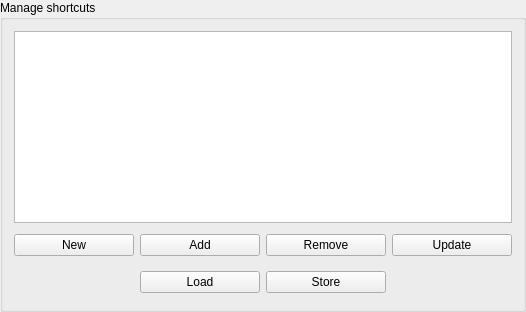
        <widget class="QGroupBox" name="groupBox_3">
         <property name="title">
          <string>Manage shortcuts</string>
         </property>
         <layout class="QVBoxLayout" name="verticalLayout">
          <item>
           <widget class="QTableView" name="list">
            <property name="minimumSize">
             <size>
              <width>0</width>
              <height>150</height>
             </size>
            </property>
            <property name="maximumSize">
             <size>
              <width>16777215</width>
              <height>200</height>
             </size>
            </property>
           </widget>
          </item>
          <item>
           <layout class="QGridLayout" name="gridLayout_3">
            <property name="topMargin">
             <number>5</number>
            </property>
            <property name="bottomMargin">
             <number>5</number>
            </property>
            <property name="verticalSpacing">
             <number>15</number>
            </property>
            <item row="0" column="0">
             <widget class="QPushButton" name="buttonNew">
              <property name="minimumSize">
               <size>
                <width>120</width>
                <height>0</height>
               </size>
              </property>
              <property name="maximumSize">
               <size>
                <width>16777215</width>
                <height>16777215</height>
               </size>
              </property>
              <property name="text">
               <string>New</string>
              </property>
             </widget>
            </item>
            <item row="0" column="1">
             <widget class="QPushButton" name="buttonAdd">
              <property name="minimumSize">
               <size>
                <width>120</width>
                <height>0</height>
               </size>
              </property>
              <property name="maximumSize">
               <size>
                <width>16777215</width>
                <height>16777215</height>
               </size>
              </property>
              <property name="text">
               <string>Add</string>
              </property>
             </widget>
            </item>
            <item row="0" column="3">
             <widget class="QPushButton" name="buttonUpdate">
              <property name="minimumSize">
               <size>
                <width>120</width>
                <height>0</height>
               </size>
              </property>
              <property name="maximumSize">
               <size>
                <width>16777215</width>
                <height>16777215</height>
               </size>
              </property>
              <property name="text">
               <string>Update</string>
              </property>
             </widget>
            </item>
            <item row="0" column="2">
             <widget class="QPushButton" name="buttonRemove">
              <property name="minimumSize">
               <size>
                <width>120</width>
                <height>0</height>
               </size>
              </property>
              <property name="maximumSize">
               <size>
                <width>16777215</width>
                <height>16777215</height>
               </size>
              </property>
              <property name="text">
               <string>Remove</string>
              </property>
             </widget>
            </item>
            <item row="1" column="2">
             <widget class="QPushButton" name="buttonStore">
              <property name="minimumSize">
               <size>
                <width>120</width>
                <height>0</height>
               </size>
              </property>
              <property name="maximumSize">
               <size>
                <width>16777215</width>
                <height>16777215</height>
               </size>
              </property>
              <property name="text">
               <string>Store</string>
              </property>
             </widget>
            </item>
            <item row="1" column="1">
             <widget class="QPushButton" name="buttonLoad">
              <property name="minimumSize">
               <size>
                <width>120</width>
                <height>0</height>
               </size>
              </property>
              <property name="maximumSize">
               <size>
                <width>16777215</width>
                <height>16777215</height>
               </size>
              </property>
              <property name="text">
               <string>Load</string>
              </property>
             </widget>
            </item>
           </layout>
          </item>
         </layout>
        </widget>
